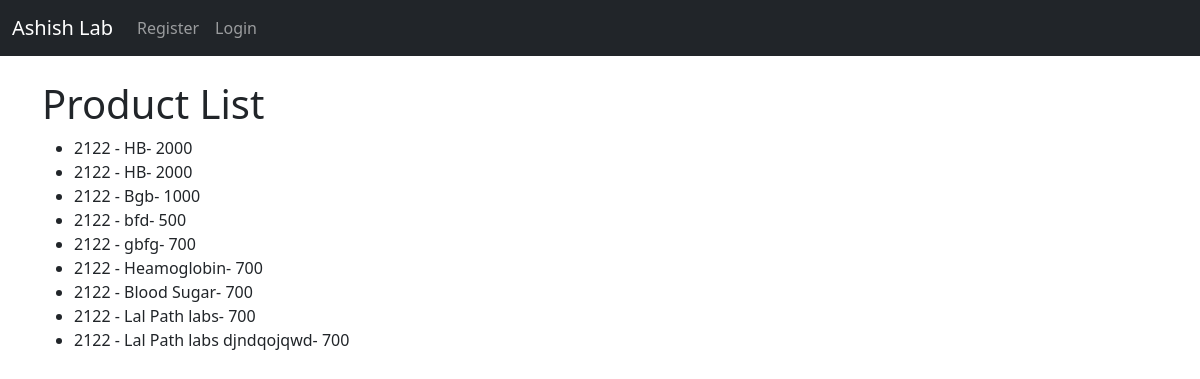
Page /product_list/ on the committed database.
### website/models.py (models this page shows, shortened)
class Test(models.Model):
	code = models.CharField(max_length = 10)
	testname = models.CharField(max_length = 50)
	Price = models.IntegerField()

### website/views.py (the view)
# urls.py: path('product_list/', views.product_list, name='product_list'),
def product_list(request):
    products = Test.objects.all()
    return render(request, 'product_list.html', {'products': products})

### templates/product_list.html (shortened to what this page needs)
{% extends 'base.html' %}
{% block content %}
<!DOCTYPE html>
<html lang="en">
<head>
</head>
<body>
    <h1>Product List</h1>
    <ul>
        {% for product in products %}
            <li>{{ product.code }} - {{ product.testname }}- {{ product.Price }}</li>
        {% endfor %}
    </ul>
</body>
</html>
{% endblock %}

### rows in the picture
Test: code "2122", testname "HB", Price "2000"
Test: code "2122", testname "HB", Price "2000"
Test: code "2122", testname "Bgb", Price "1000"
Test: code "2122", testname "bfd", Price "500"
Test: code "2122", testname "gbfg", Price "700"
Test: code "2122", testname "Heamoglobin", Price "700"
Test: code "2122", testname "Blood Sugar", Price "700"
Test: code "2122", testname "Lal Path labs", Price "700"
Test: code "2122", testname "Lal Path labs djndqojqwd", Price "700"
